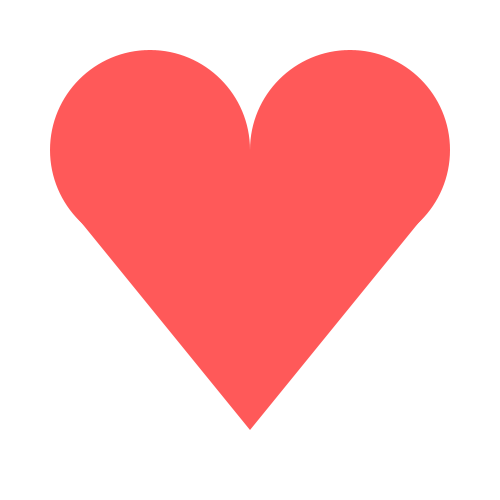
Frame 1 (no input)
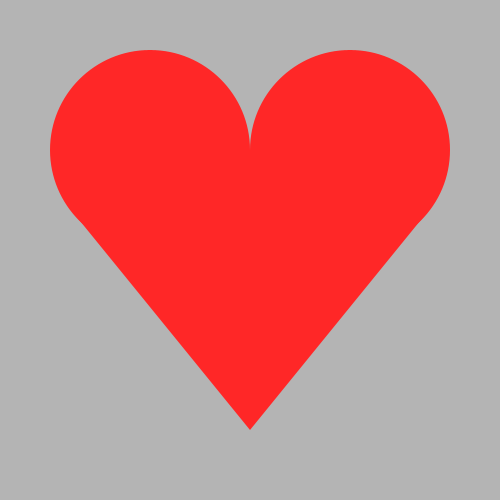
Frame 60 (the mouse pressed at the canvas centre just before this capture)
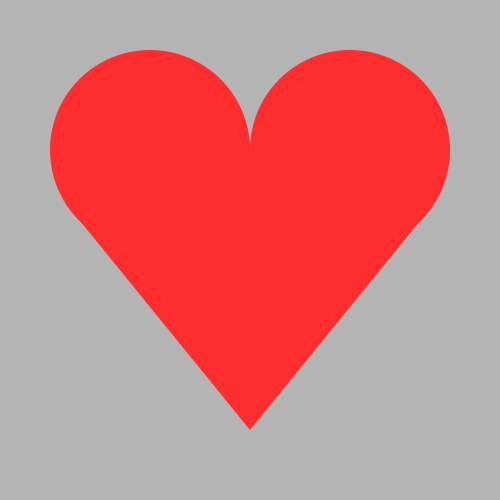
Frame 120 (the mouse held since frame 60 and released just before this capture)

The Processing sketch that drew these frames (run headless with seeded random() and noise(); from frame 60 on, the mouse is pressed at the canvas centre):

// Processing sketch: processing_172188
// ── processing_172188.pde

float counter = 0;

void setup()
{
  size(500, 500);
  background(255);
}

void draw()
{
  background(255);
  
  colorMode(HSB,360,100,100);
  
  float counter_mouse = map(mouseX,0,width,0.01,0.2);
  float farbe = map(sin(counter),-1,1,30,100);
  
  fill(360,farbe,100);
  noStroke();

  pushMatrix();
  translate(150, 150);
  ellipse(0, 0, 200, 200);
  //arc(0,0,200,200,PI,2*PI,OPEN);

  translate(200, 0);
  ellipse(0, 0, 200, 200);
   //arc(0,0,200,200,PI,2*PI,OPEN);
  popMatrix();

  translate(width/2, height/2);
  rectMode(CENTER);
  rect(0,0,50,200);
  triangle(-183, -45, 0, 180, 183, -45);
  
  counter += counter_mouse;
}
